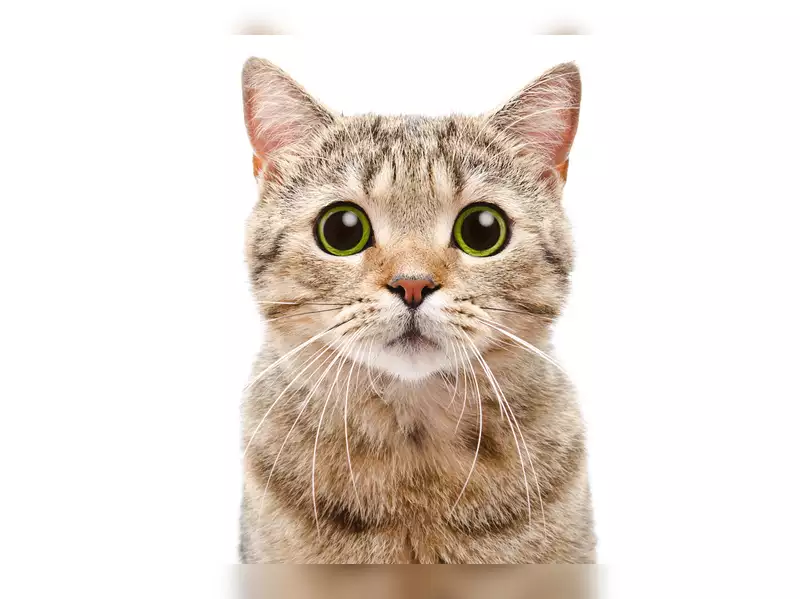
#> input picture Photos/cat2.jpg, 800 x 599 px
$ jupyter execute --allow-errors ADvanced_openCV.ipynb
#> lines starting #> are read from the running program, lines starting #| are printed output that depends on the picture; after the words box and inside, x2 and y2 are one past the last pixel; in counts of white or black regions, pixels touching at a corner belong together
[cell 1]
import cv2 as cv
import numpy as np
import matplotlib.pyplot as plta

[cell 2]
# Color Spaces

[cell 3]
img = cv.imread("Photos/cat2.jpg")
#> img is the input picture: shape (599, 800, 3); mean B, G, R 212.1, 220.1, 230
cv.imshow("main Image", img)

cv.waitKey(0)

#> (a cell that did not finish here is left out)

[cell 5]
# BGR to Grayscale
grayScale = cv.cvtColor(img, cv.COLOR_BGR2GRAY)
cv.imshow("GRAYsCALE  Image", grayScale)
cv.waitKey(0)

[cell 6]
#BGR TO HSV
#if define how human think and describe color

hsv = cv.cvtColor(img, cv.COLOR_BGR2HSV)
#> hsv: shape (599, 800, 3); mean H, S, V 53.2, 27.8, 230
cv.imshow('HSV Image', hsv)

[cell 7]
lab = cv.cvtColor(img, cv.COLOR_BGR2LAB)
#> lab: shape (599, 800, 3); mean of channels 0, 1, 2 224.5, 130.4, 133.7
cv.imshow('Lab Image', lab)
cv.waitKey(0)

[cell 8]
#bgr to rgb
rgb = cv.cvtColor(img, cv.COLOR_BGR2RGB)
cv.imshow('RGB Image', rgb)
cv.waitKey(0)

 ** Note: You cant convert image from HSV to GraYscale directly. You have to follow the channel BGR.

[cell 9]
hsv_bgr = cv.cvtColor(hsv, cv.COLOR_HSV2BGR)
cv.imshow('BGR Image', hsv_bgr)
cv.waitKey(0)

[cell 10]
# Split and merge color channel

[cell 11]
b,g,r = cv.split(img)
cv.imshow('Blue',b)
cv.imshow('Green',g)
cv.imshow('Red',r)
cv.waitKey(0)

[cell 12]
print(img.shape)
#| (599, 800, 3)
print(b.shape)
#| (599, 800)
print(g.shape)
#| (599, 800)
print(r.shape)
#| (599, 800)

[cell 13]
merge_images = cv.merge([b,g,r])
cv.imshow('Merged  Image', merge_images)
cv.waitKey(0)

[cell 14]
#create a blank image to understabd the acutal color
blank = np.zeros(img.shape[:2],dtype='uint8')  #:2 means width and height

[cell 15]
blue = cv.merge([b, blank, blank])
green = cv.merge([blank,g, blank])
red = cv.merge([blank, blank,r])

cv.imshow('Blue',blue)
cv.imshow('Green',green)
cv.imshow('Red',red)
cv.waitKey(0)

[cell 16]
#BLur and Smooth Image
#its need to detect the noise

[cell 17]
# Averaging
"""if you have 3*3 matrix and you wanna blur one matirx then the value will be average all the matrix."""

[cell 18]
average = cv.blur(img, (7,7))
cv.imshow('Average blur', average)
cv.imshow('Main image', img)
cv.waitKey(0)

[cell 19]
# Gaussian Blur
"""Not calculate the pixel value, it avarage the particular weight that given in each pixel then give the average in center"""
# Less blur compare to Avaeage blur and its called natural.

[cell 20]
guessian = cv.GaussianBlur(img, (3,3),0)  #0 represent standarad deviationinto x direction
cv.imshow('Average blur', average)
cv.imshow('Gaussian Blur ', guessian)
cv.waitKey(0)

[cell 21]
#median blur
""" same as average blur except find the average of sorrounding pixel it find the median"""
# More effective to reduce noise even better average and Gaussian blur

[cell 22]
median = cv.medianBlur(img, 7)
cv.imshow('Median blur', median)
cv.imshow('Gaussian Blur ', guessian)
cv.waitKey(0)

[cell 23]
# Bilatral Bluring
# more effective
#other blur image that effect edges but it not affect any edges

[cell 24]
bilateral =cv.bilateralFilter(img, 10, 35, 15)   #more give value look like median
cv.imshow('Bilateral blur', bilateral)
cv.imshow('Gaussian Blur ', guessian)
cv.waitKey(0)

[cell 25]
# BITWISE operations

[cell 26]
#4 types of bitwise operator
# and, or, xor, not

[cell 27]
blank = np.zeros((400,400), dtype='uint8')

[cell 28]
rectangle =cv.rectangle(blank.copy(),(30,30),(370,370),255,-1)  #image, margin,lest area, color, thicness
circle =cv.circle(blank.copy(), (200,200), 200,255,-1)
cv.imshow('Rectangle', rectangle)
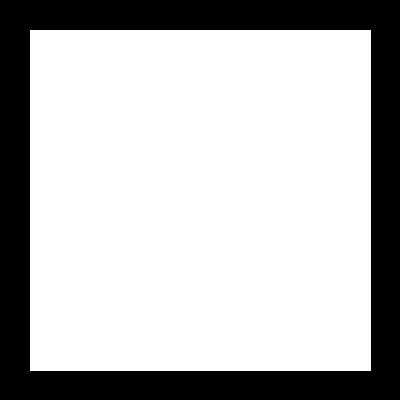
#> window 'Rectangle': shape (400, 400); 72.7% white; 1 black region, box (x1, y1, x2, y2) and area: (0, 0, 400, 400) 43719
cv.waitKey(0)
cv.imshow('Rectangle', circle)
cv.waitKey(0)

[cell 29]
# Bitwise AND
bitwise_and =cv.bitwise_and(rectangle,circle)   #retrun the intersection
cv.imshow('Bitwise AND', bitwise_and)
cv.waitKey(0)

[cell 30]
# Bitwise OR
bitwise_or =cv.bitwise_or(rectangle,circle)   #retrun the intersection and not intersecting also
cv.imshow('Bitwise OR', bitwise_or)
cv.waitKey(0)

[cell 31]
# Bitwise Xor
bitwise_xor =cv.bitwise_xor(rectangle,circle)   #Non intersecting mean return those area which not same on another
cv.imshow('Bitwise XOR', bitwise_xor)
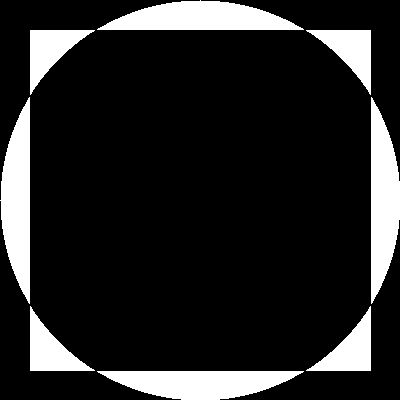
#> window 'Bitwise XOR': shape (400, 400); 15% white; 8 white regions, largest, box (x1, y1, x2, y2) and area: (97, 0, 304, 30) 4170, (0, 97, 30, 304) 4170, (371, 97, 400, 304) 4169
cv.waitKey(0)

[cell 32]
#getting and from subtracting
a =bitwise_or - bitwise_xor
cv.imshow('Bitwise And', a)
cv.waitKey(0)

[cell 33]
# bitwise Not
bitwise_not =cv.bitwise_not(circle)  #just invert the color that mean white invert to black and black unvert to white
cv.imshow("Bitwise Not",bitwise_not)
cv.waitKey(0)

[cell 34]
# !----Masking----!

[cell 35]
"""It helps to sudden portion of image we generally want to focush on"""

[cell 36]
# maks have to be same size as image
blank = np.zeros(img.shape[:2], dtype='uint8')

[cell 37]
mask = cv.circle(blank, (img.shape[1]//2, img.shape[0]//2 ), 100, 255, -1)
#> blank: shape (599, 800); 6.6% white; 1 white region, box (x1, y1, x2, y2) and area: (300, 199, 501, 400) 31417
cv.imshow("mask",mask)
cv.waitKey(0)

[cell 38]
masked_image = cv.bitwise_and(img,img, mask=mask)
cv.imshow("masked image",masked_image)
cv.waitKey(0)

[cell 39]
#!---Computer Histrogram---!
# same code written several time so check it carefuly

[cell 40]
img1 = cv.imread('Photos/cat3.jpg')
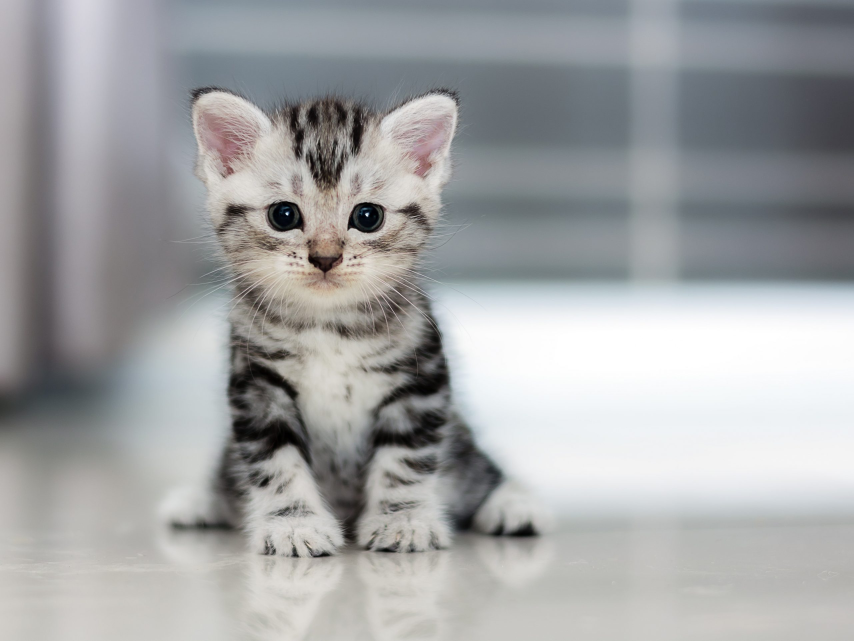
#> input picture Photos/cat3.jpg, 2560 x 1922 px (shown at 1/3 size)
#> img1 is the input picture: shape (1922, 2560, 3); mean B, G, R 164.8, 163.8, 162.4

[cell 41]
gray_scale = cv.cvtColor(img1, cv.COLOR_BGR2GRAY)
cv.imshow("Grayscale image",gray_scale)
cv.waitKey(0)

[cell 42]
blank = np.zeros(img1.shape[:2], dtype='uint8')
circle = cv.circle(blank, (img1.shape[1]//2, img1.shape[0]//2), 100,255,-1)
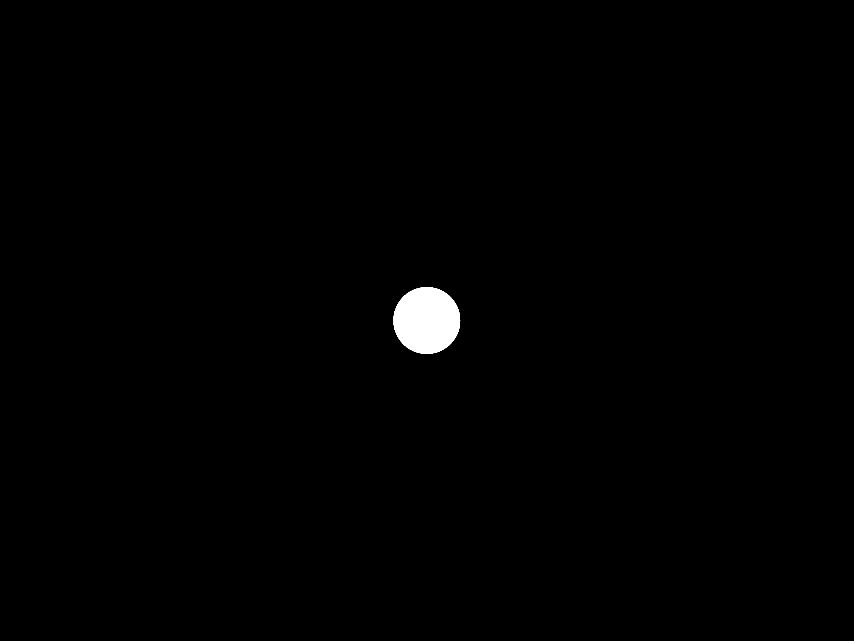
#> blank: shape (1922, 2560) (shown at 1/3 size); 0.64% white; 1 white region, box (x1, y1, x2, y2) and area: (1180, 861, 1381, 1062) 31417

[cell 43]
mask = cv.bitwise_and(gray_scale,gray_scale, mask=circle)
cv.imshow("Mask-1", mask)
cv.waitKey(0)

[cell 44]
#grayscale histogram
gray_hist = cv.calcHist([gray_scale], [0], None, [256],[0,256]) #Not mask, number of bins,range
#> gray_hist = 256 values, max 66998 at index 241, min 396 at index 0, mean 19220

[cell 45]
gray_hist = cv.calcHist([gray_scale], [0], mask, [256], [0,256]) #with ask, number of bins,range
#> gray_hist = 256 values, max 339 at index 163, min 0 at index 0, mean 122.7

#> (a cell that did not finish here is left out)

[cell 47]
# color HistoGram

[cell 48]
masked = cv.bitwise_and(img1,img1, mask=mask)
cv.imshow("Mask-1", masked)
cv.waitKey(0)

#> (a cell that did not finish here is left out)

[cell 50]
# !--Thresholding/Binarizing Images--!
# Thresholding is binarization of an image (0----255)(black---white)
#take some pixel value and thresold value by any chance pixel value less than threshold then we aassume puxel value as 0

[cell 51]
img = cv.imread('Photos/cat4.jpeg')
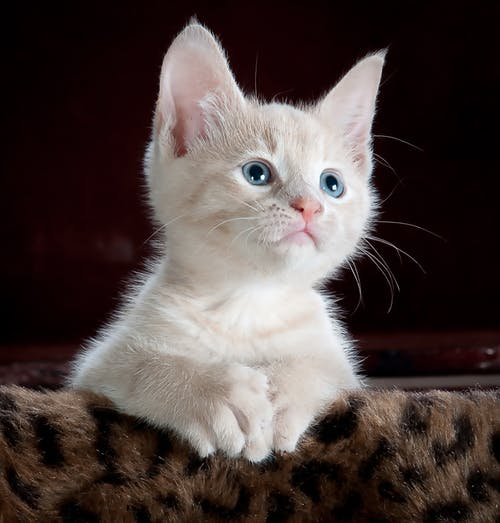
#> input picture Photos/cat4.jpeg, 500 x 523 px
#> img is the input picture: shape (523, 500, 3); mean B, G, R 64.1, 66.6, 78.3
cv.imshow("Image yay!", img)
cv.waitKey(0)

[cell 52]
gray = cv.cvtColor(img, cv.COLOR_BGR2GRAY)
cv.imshow("Image GRAY!", gray)
cv.waitKey(0)

[cell 53]
# Simple Thresholding
thresold, thres = cv.threshold(gray, 230, 255, cv.THRESH_BINARY)#max and min value
#> thres: shape (523, 500); 1.8% white; 82 white regions (72 under 20 px), largest, box (x1, y1, x2, y2) and area: (226, 285, 343, 352) 3183, (306, 136, 345, 189) 663, (322, 200, 345, 232) 220
#threshold return same value we pass and thress return  binarized value
cv.imshow("Simple Threshold", thres)
cv.waitKey(0)

[cell 54]
# threshold_invers
thresold, thres_invers = cv.threshold(gray, 230, 255, cv.THRESH_BINARY_INV)#max and min value
#threshold return same value we pass and thress return  binarized value
cv.imshow("Simple Threshold Invers", thres_invers)
cv.waitKey(0)

[cell 55]
# Adopted Thresholding  ---Specific threshold in several block
adavtive_threshold = cv.adaptiveThreshold(gray, 255, cv.ADAPTIVE_THRESH_GAUSSIAN_C,cv.THRESH_BINARY_INV, 11,1)
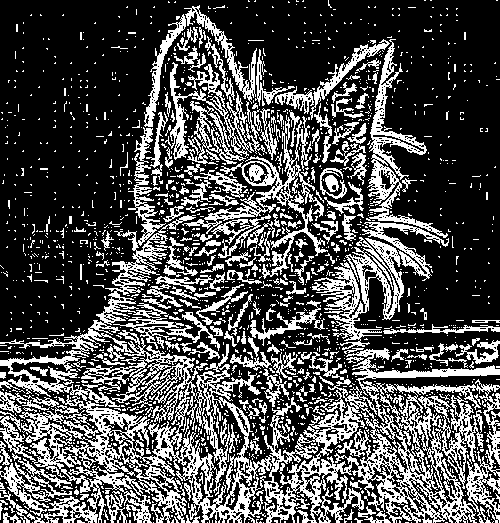
#> adavtive_threshold: shape (523, 500); 30.9% white in thin lines or dots
#block/kernel size 11 and c value is integer that subtracted from the mean
cv.imshow("adative Thresholding", adavtive_threshold)
cv.waitKey(0)

[cell 56]
#Edges in Images
#image have never negetive pixel value thats why used absolate value

[cell 57]
# Lablacian
lap = cv.Laplacian(gray, cv.CV_64F)  #data depth
lap = np.uint8(np.absolute(lap))
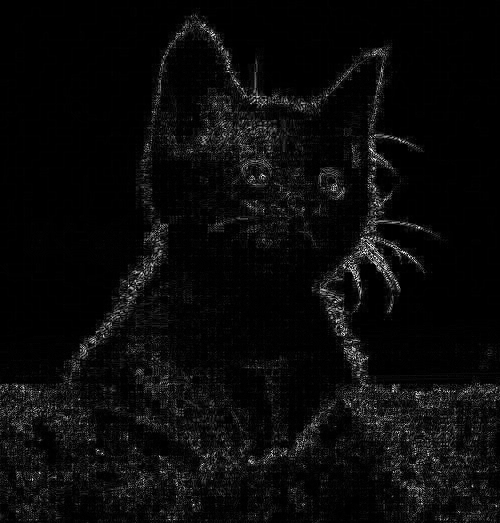
#> lap: shape (523, 500); min 0, max 254, mean 10.3
cv.imshow("laplecian", lap)
cv.waitKey(0)

[cell 58]
# Sobel more used than laplecian
sobelx = cv.Sobel(gray, cv.CV_64F,1,0)  # 1 and 0 means direction
sobely = cv.Sobel(gray, cv.CV_64F,0,1)
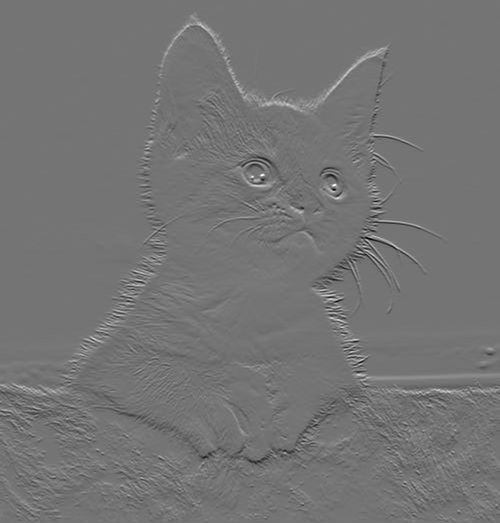
#> sobely: shape (523, 500) float64; min -637, max 755, mean 0.3; drawn with min black and max white
combines =cv.bitwise_and(sobelx,sobely)
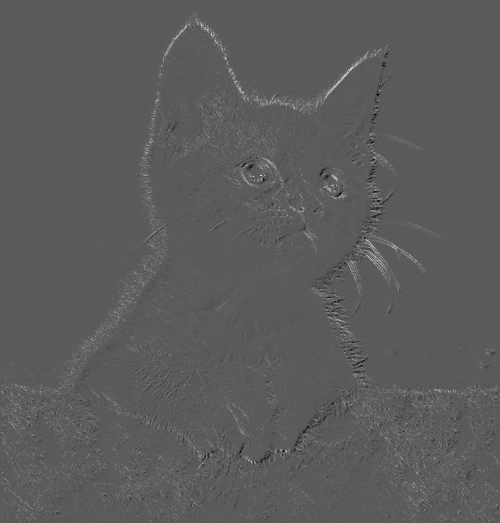
#> combines: shape (523, 500) float64; min -289, max 528, mean 5.1; drawn with min black and max white
cv.imshow("Sobel X", sobelx)
cv.imshow("Sobel Y", sobely)
cv.imshow("Comine Sobel ", combines)
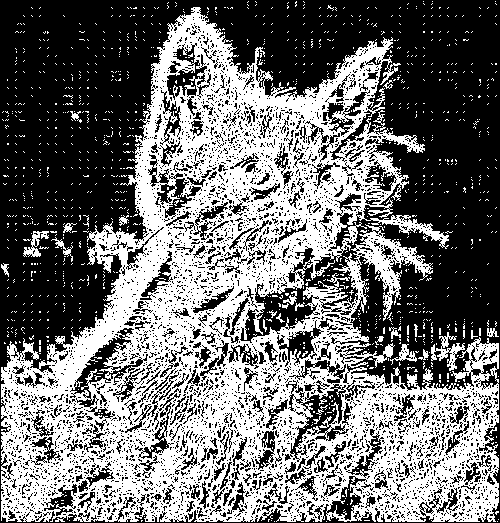
#> window 'Comine Sobel ': shape (523, 500); 44.3% white; 1216 white regions (1189 under 20 px), largest, box (x1, y1, x2, y2) and area: (1, 7, 499, 522) 110642, (431, 332, 465, 371) 439, (23, 231, 49, 257) 257
cv.waitKey(0)
